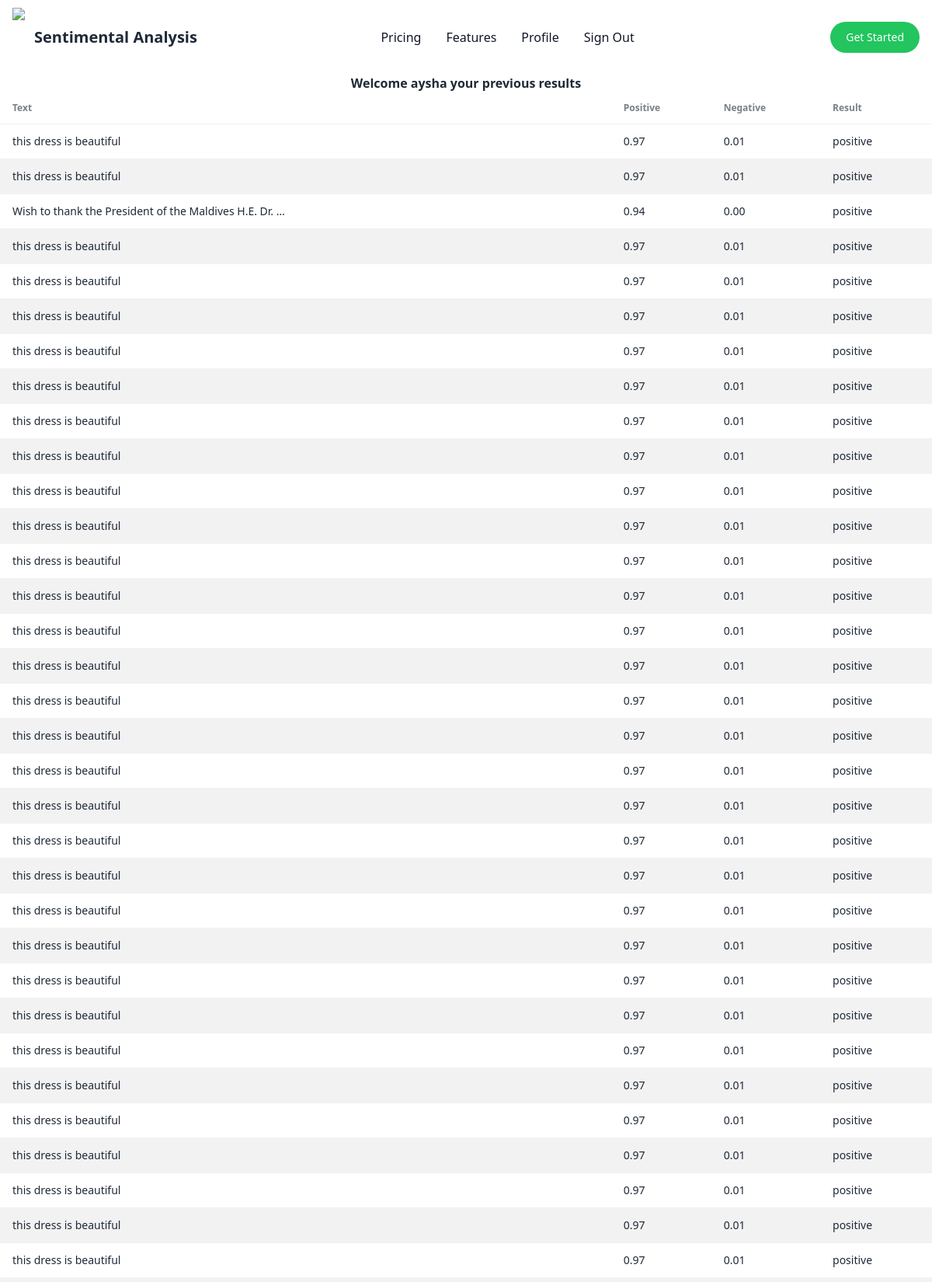
Screenshot of /user_history/ (signed in, upper part) with the database file from the repository.
### analysis/models.py (models this page shows, shortened)
class User_Result(models.Model):
    user=models.ForeignKey(User,on_delete=models.CASCADE,related_name='User_Result',blank=True)
    user_text=models.CharField(null=True,max_length=2000)
    positive=models.DecimalField(max_digits=20,decimal_places=20)
    negative=models.DecimalField(max_digits=20,decimal_places=20)
    result=models.CharField(null=True,max_length=30)
    class Meta:
        verbose_name_plural='User Result'

### analysis/views.py (the view)
# urls.py: path('user_history/',user_history,name='user_history'),
@login_required
def user_history(request):
        user_data=User_Result.objects.filter(user=request.user)
        return render(request,'history.html',{'user_data':user_data})

### templates/history.html (shortened to what this page needs)
{% extends 'base.html' %}
{% block content %}
<div class="overflow-x-auto " style="text-align: center;">
<h1 style=""><b>Welcome {{request.user.username}} your previous results</b></h1>
</div>
<div class="overflow-x-auto ">
  <table class="table table-zebra ">
    <thead>
      <tr>
        <th>Text</th>
        <th>Positive</th>
        <th>Negative</th>
        <th>Result</th>
      </tr>
    </thead>
    <tbody>
      {% for data in user_data %}
  <tr>
    <td>{{data.user_text|truncatewords:10}}</td>
    <td>{{data.positive|floatformat:2}}</td>
    <td>{{data.negative |floatformat:2}}</td>
   <td>{{data.result}}</td>
  </tr>
  {% endfor %}
    </tbody>
  </table>
</div>
{% endblock %}

### rows the page displays
User_Result: user_text "this dress is beautiful", positive "0.97", negative "0.01", result "positive"
User_Result: user_text "this dress is beautiful", positive "0.97", negative "0.01", result "positive"
User_Result: user_text "Wish to thank the President of the Maldives H.E. Dr. …", positive "0.94", negative "0.00", result "positive"
User_Result: user_text "this dress is beautiful", positive "0.97", negative "0.01", result "positive"
User_Result: user_text "this dress is beautiful", positive "0.97", negative "0.01", result "positive"
User_Result: user_text "this dress is beautiful", positive "0.97", negative "0.01", result "positive"
User_Result: user_text "this dress is beautiful", positive "0.97", negative "0.01", result "positive"
User_Result: user_text "this dress is beautiful", positive "0.97", negative "0.01", result "positive"
User_Result: user_text "this dress is beautiful", positive "0.97", negative "0.01", result "positive"
User_Result: user_text "this dress is beautiful", positive "0.97", negative "0.01", result "positive"
User_Result: user_text "this dress is beautiful", positive "0.97", negative "0.01", result "positive"
User_Result: user_text "this dress is beautiful", positive "0.97", negative "0.01", result "positive"
User_Result: user_text "this dress is beautiful", positive "0.97", negative "0.01", result "positive"
User_Result: user_text "this dress is beautiful", positive "0.97", negative "0.01", result "positive"
User_Result: user_text "this dress is beautiful", positive "0.97", negative "0.01", result "positive"
User_Result: user_text "this dress is beautiful", positive "0.97", negative "0.01", result "positive"
User_Result: user_text "this dress is beautiful", positive "0.97", negative "0.01", result "positive"
User_Result: user_text "this dress is beautiful", positive "0.97", negative "0.01", result "positive"
User_Result: user_text "this dress is beautiful", positive "0.97", negative "0.01", result "positive"
User_Result: user_text "this dress is beautiful", positive "0.97", negative "0.01", result "positive"
User_Result: user_text "this dress is beautiful", positive "0.97", negative "0.01", result "positive"
User_Result: user_text "this dress is beautiful", positive "0.97", negative "0.01", result "positive"
User_Result: user_text "this dress is beautiful", positive "0.97", negative "0.01", result "positive"
User_Result: user_text "this dress is beautiful", positive "0.97", negative "0.01", result "positive"
User_Result: user_text "this dress is beautiful", positive "0.97", negative "0.01", result "positive"
User_Result: user_text "this dress is beautiful", positive "0.97", negative "0.01", result "positive"
User_Result: user_text "this dress is beautiful", positive "0.97", negative "0.01", result "positive"
User_Result: user_text "this dress is beautiful", positive "0.97", negative "0.01", result "positive"
User_Result: user_text "this dress is beautiful", positive "0.97", negative "0.01", result "positive"
User_Result: user_text "this dress is beautiful", positive "0.97", negative "0.01", result "positive"
User_Result: user_text "this dress is beautiful", positive "0.97", negative "0.01", result "positive"
User_Result: user_text "this dress is beautiful", positive "0.97", negative "0.01", result "positive"
User_Result: user_text "this dress is beautiful", positive "0.97", negative "0.01", result "positive"

### other values shown
{{ request.user.username }} "aysha"
